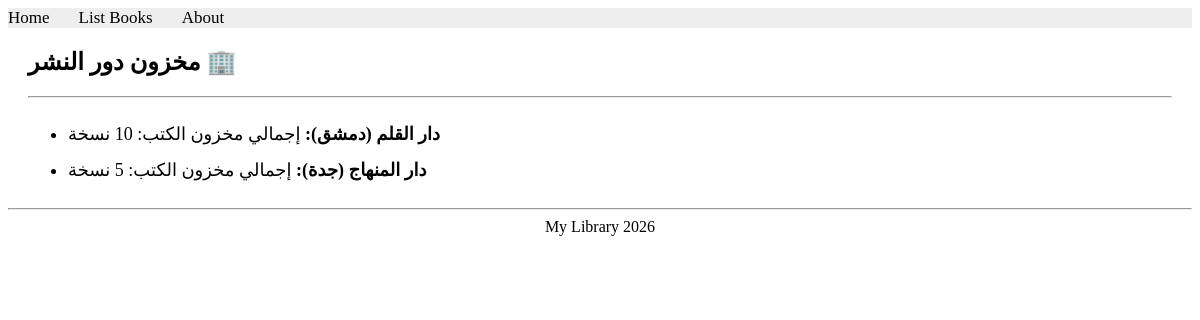
/books/lab9/task2/, run on the app's committed database.
### apps/bookmodule/models.py (models this page shows)
class Publisher(models.Model):
    name = models.CharField(max_length=200)
    location = models.CharField(max_length=300)

### apps/bookmodule/views.py (the view)
# urls.py: path('lab9/task2/', views.task2_lab9, name="books.task2_lab9"),
def task2_lab9(request):
    publishers = Publisher.objects.annotate(total_stock=Sum('book__quantity'))
    return render(request, 'bookmodule/task2_lab9.html', {'publishers': publishers})

### apps/templates/bookmodule/task2_lab9.html (shortened to what this page needs)
{% extends "layouts/base.html" %}
{% block content %}
<div style="margin: 20px;">
    <h2>مخزون دور النشر 🏢</h2>
    <hr>
    <ul style="font-size: 18px; line-height: 2;">
        {% for pub in publishers %}
            <li><strong>{{ pub.name }} ({{ pub.location }}):</strong> إجمالي مخزون الكتب: {{ pub.total_stock|default:0 }} نسخة</li>
        {% endfor %}
    </ul>
</div>
{% endblock content %}

### data on the page
Publisher: name "دار القلم", location "دمشق"
Publisher: name "دار المنهاج", location "جدة"
